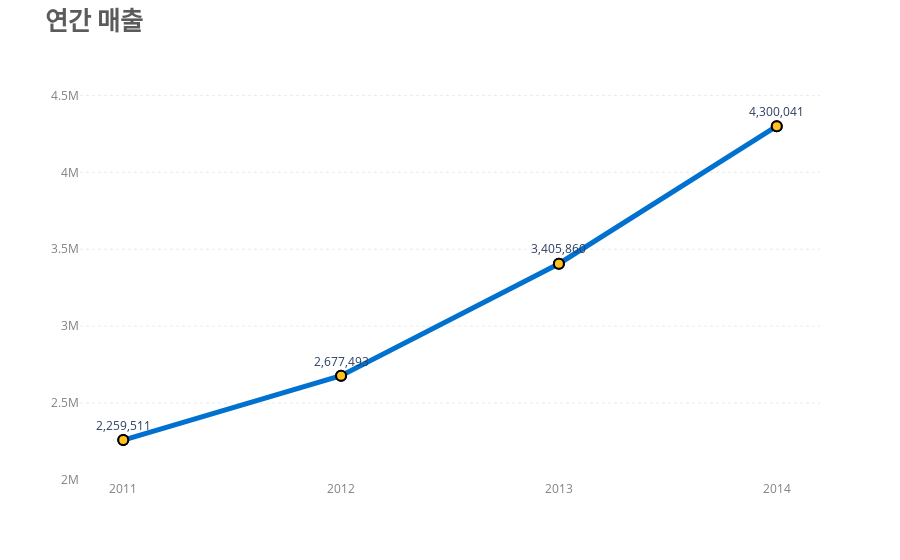

The cell this chart's notebook holds for it:
### Code cell
date_sale = df.groupby('Year').agg({'Sales': 'sum'})

def Display_Sales_year():
    fig4 = px.line(date_sale, x=date_sale.index, y=date_sale.Sales,
                   color_discrete_sequence=["#0071CE"],
                   text=date_sale['Sales'].apply(lambda x: f'{x:,}'))

    scatter_trace = go.Scatter(
        x=date_sale.index,
        y=date_sale.Sales,
        mode='markers',
        marker=dict(size=10, color='#FFC220', line=dict(width=2, color="black")),  
        name='Sales',
        showlegend=False
    )

    fig4.add_trace(scatter_trace)

    fig4.update_traces(
        line=dict(width=5),
        marker=dict(size=10, color="#FFC220", line=dict(width=2, color="black")),  
        textposition='top center', 
        texttemplate='%{text}'  
    )

    y_max = date_sale.Sales.max() * 1.1  
    fig4.update_yaxes(showgrid=True, gridwidth=0.5, gridcolor='lightgray',
                      griddash='dot', tickfont=dict(color='gray'),
                      range=[2000000, y_max])  

    fig4.update_xaxes(
        tickmode='linear',  
        tick0=date_sale.index.min(), 
        dtick=1,  
        tickformat="%Y",  
        tickfont=dict(color='gray')
    )

    fig4.update_layout(
        title_text = f"<b>연간 매출</b>",
        title_font_size = 25,
        title_font_family = "Liberation Serif",
        title_font_color="#5b5b5b",
        xaxis_title = '',
        yaxis_title = '',
        plot_bgcolor= 'white',
    )

    fig4.show()

Display_Sales_year()

### Figure 1 — Plotly figure (JSON) as saved in the notebook; plotly's stock layout.template omitted (floating-point values rounded to 4 significant figures)
{"data": [{"hovertemplate": "Year=%{x}<br>Sales=%{y}<br>text=%{text}<extra></extra>", "legendgroup": "", "line": {"color": "#0071CE", "dash": "solid", "width": 5}, "marker": {"color": "#FFC220", "line": {"color": "black", "width": 2}, "size": 10, "symbol": "circle"}, "mode": "lines+markers+text", "name": "", "orientation": "v", "showlegend": false, "text": ["2,259,511", "2,677,493", "3,405,860", "4,300,041"], "textposition": "top center", "texttemplate": "%{text}", "type": "scatter", "x": [2011, 2012, 2013, 2014], "xaxis": "x", "y": [2259511, 2677493, 3405860, 4300041], "yaxis": "y"}, {"line": {"width": 5}, "marker": {"color": "#FFC220", "line": {"color": "black", "width": 2}, "size": 10}, "mode": "markers", "name": "Sales", "showlegend": false, "textposition": "top center", "texttemplate": "%{text}", "type": "scatter", "x": [2011, 2012, 2013, 2014], "y": [2259511, 2677493, 3405860, 4300041]}], "layout": {"legend": {"tracegroupgap": 0}, "margin": {"t": 60}, "plot_bgcolor": "white", "title": {"font": {"color": "#5b5b5b", "family": "Liberation Serif", "size": 25}, "text": "<b>연간 매출</b>"}, "xaxis": {"anchor": "y", "domain": [0, 1], "dtick": 1, "tick0": 2011, "tickfont": {"color": "gray"}, "tickformat": "%Y", "tickmode": "linear", "title": {"text": ""}}, "yaxis": {"anchor": "x", "domain": [0, 1], "gridcolor": "lightgray", "griddash": "dot", "gridwidth": 0.5, "range": [2000000, 4730000.0], "showgrid": true, "tickfont": {"color": "gray"}, "title": {"text": ""}}}}
